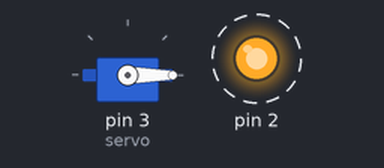
A sketch run on a simulated Arduino Uno, built with avr-gcc and run on an emulated ATmega328P. Parts: servo, output pins drawn as LEDs (lit = HIGH). Dashed ring = blinking.

Above: at 0.05 s.
Timing chart, 0 to 4.6 s (numbered marks = the images above):
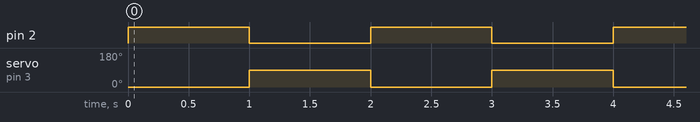

The sketch:

ServoTest.ino
```cpp
#include <Servo.h>

Servo servo;

void setup() {
  // put your setup code here, to run once:
  servo.attach(3);
  pinMode(2, OUTPUT);
}

void loop() {
  // put your main code here, to run repeatedly:
  servo.write(0);
  digitalWrite(2, HIGH);
  delay(1000);
  servo.write(90);
  digitalWrite(2, LOW);
  delay(1000);
}
```

Measured:
- by itself, pin 2: alternates HIGH for 1.0 s and LOW for 1.0 s
- by itself, servo on pin 3 (servo): alternates 90° for 1.0 s and 0° for 1.0 s
